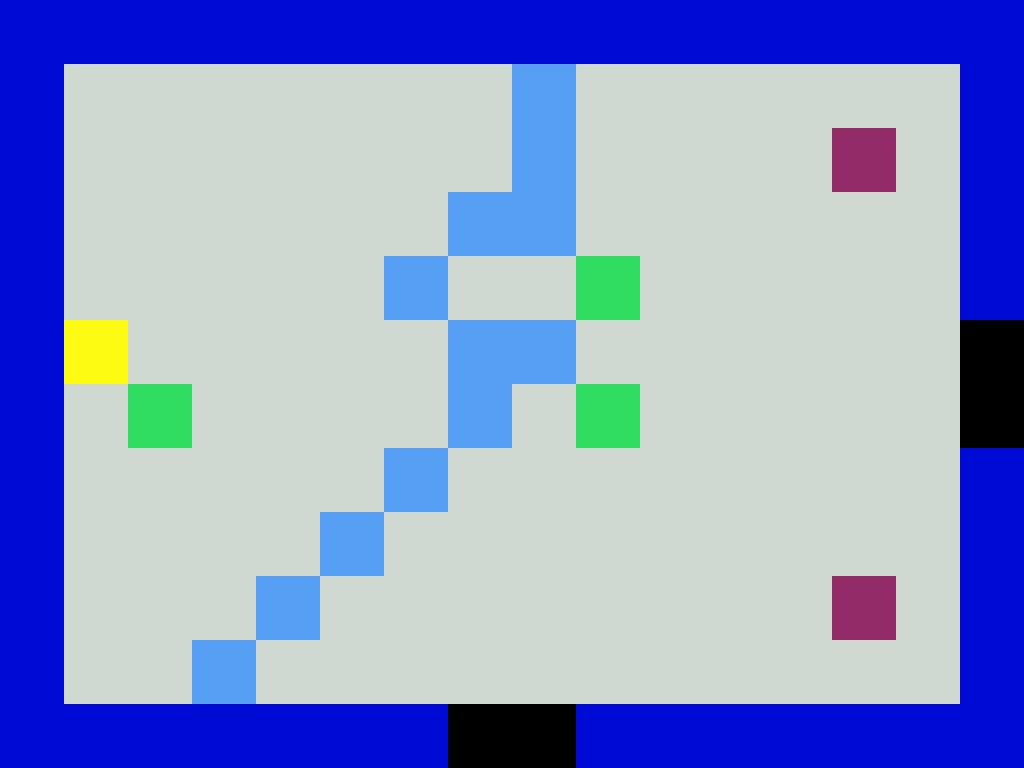

A level layout from a 2D game, rendered from its tile map. Below: a short description, then the map file with its tile-grid data intact:
An orthogonal 16x12 tile map with 64x64 px tiles, 3 tile layers (bg, env, switchEffect) and 5 objects (2x door, 2x range, pressure).

<map version="1.0" tiledversion="1.1.1" orientation="orthogonal" renderorder="left-up" width="16" height="12" tilewidth="64" tileheight="64" infinite="0" nextobjectid="9">
 <tileset firstgid="1" source="map.tsx" />
 <layer name="bg" width="16" height="12">
  <data encoding="csv">
1,1,1,1,1,1,1,1,1,1,1,1,1,1,1,1,
1,5,5,5,5,5,5,5,5,5,5,5,5,5,5,1,
1,5,5,5,5,5,5,5,5,5,5,5,5,5,5,1,
1,5,5,5,5,5,5,5,5,5,5,5,5,5,5,1,
1,5,5,5,5,5,5,5,5,5,5,5,5,5,5,1,
1,5,5,5,5,5,5,5,5,5,5,5,5,5,5,1,
1,5,5,5,5,5,5,5,5,5,5,5,5,5,5,1,
1,5,5,5,5,5,5,5,5,5,5,5,5,5,5,1,
1,5,5,5,5,5,5,5,5,5,5,5,5,5,5,1,
1,5,5,5,5,5,5,5,5,5,5,5,5,5,5,1,
1,5,5,5,5,5,5,5,5,5,5,5,5,5,5,1,
1,1,1,1,1,1,1,1,1,1,1,1,1,1,1,1
</data>
 </layer>
 <layer name="env" width="16" height="12">
  <data encoding="csv">
0,0,0,0,0,0,0,0,0,0,0,0,0,0,0,0,
0,0,0,0,0,0,0,0,2,0,0,0,0,0,0,0,
0,0,0,0,0,0,0,0,2,0,0,0,0,0,0,0,
0,0,0,0,0,0,0,2,2,0,0,0,0,0,0,0,
0,0,0,0,0,0,2,0,0,4,0,0,0,0,0,0,
0,6,0,0,0,0,0,2,2,0,0,0,0,0,0,7,
0,0,4,0,0,0,0,2,0,4,0,0,0,0,0,7,
0,0,0,0,0,0,2,0,0,0,0,0,0,0,0,0,
0,0,0,0,0,2,0,0,0,0,0,0,0,0,0,0,
0,0,0,0,2,0,0,0,0,0,0,0,0,0,0,0,
0,0,0,2,0,0,0,0,0,0,0,0,0,0,0,0,
0,0,0,0,0,0,0,7,7,0,0,0,0,0,0,0
</data>
 </layer>
 <layer name="switchEffect" width="16" height="12">
  <data encoding="csv">
0,0,0,0,0,0,0,0,0,0,0,0,0,0,0,0,
0,0,0,0,0,0,0,0,0,0,0,0,0,0,0,0,
0,0,0,0,0,0,0,0,0,0,0,0,0,11,0,0,
0,0,0,0,0,0,0,0,0,0,0,0,0,0,0,0,
0,0,0,0,0,0,0,0,0,0,0,0,0,0,0,0,
0,0,0,0,0,0,0,0,0,0,0,0,0,0,0,0,
0,0,0,0,0,0,0,0,0,0,0,0,0,0,0,0,
0,0,0,0,0,0,0,0,0,0,0,0,0,0,0,0,
0,0,0,0,0,0,0,0,0,0,0,0,0,0,0,0,
0,0,0,0,0,0,0,0,0,0,0,0,0,11,0,0,
0,0,0,0,0,0,0,0,0,0,0,0,0,0,0,0,
0,0,0,0,0,0,0,0,0,0,0,0,0,0,0,0
</data>
 </layer>
 <objectgroup name="switch">
  <object id="4" type="pressure" x="64" y="320" width="64" height="64">
   <properties>
    <property name="size" value="block" />
    <property name="state" type="bool" value="false" />
   </properties>
  </object>
 </objectgroup>
 <objectgroup name="door">
  <object id="5" type="door" x="960" y="320" width="64" height="128">
   <properties>
    <property name="isOpen" type="bool" value="false" />
    <property name="next" value="room10" />
   </properties>
  </object>
  <object id="6" type="door" x="448" y="704" width="128" height="64">
   <properties>
    <property name="isOpen" type="bool" value="true" />
    <property name="next" value="room8" />
   </properties>
  </object>
 </objectgroup>
 <objectgroup name="foe">
  <object id="7" type="range" x="832" y="128" width="64" height="64">
   <properties>
    <property name="damage" type="float" value="3" />
    <property name="hp" type="float" value="2" />
   </properties>
  </object>
  <object id="8" type="range" x="832" y="576" width="64" height="64">
   <properties>
    <property name="damage" type="float" value="3" />
    <property name="hp" type="float" value="2" />
   </properties>
  </object>
 </objectgroup>
</map>
